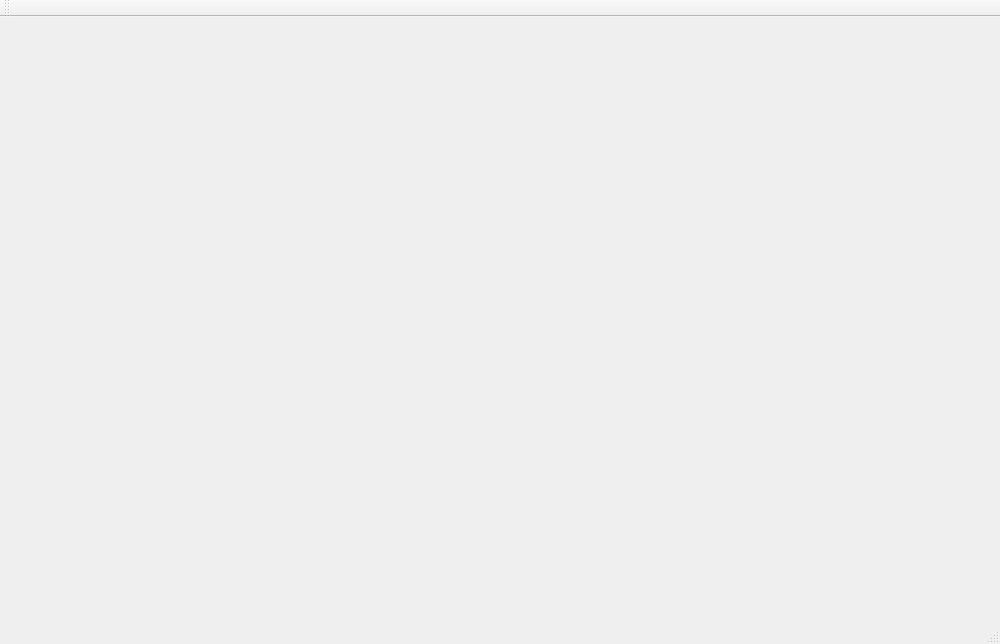
<?xml version="1.0" encoding="UTF-8"?>
<ui version="4.0">
 <class>MainWindow</class>
 <widget class="QMainWindow" name="MainWindow">
  <property name="geometry">
   <rect>
    <x>0</x>
    <y>0</y>
    <width>1000</width>
    <height>644</height>
   </rect>
  </property>
  <property name="windowTitle">
   <string>MainWindow</string>
  </property>
  <widget class="QWidget" name="centralWidget"/>
  <widget class="QMenuBar" name="menuBar">
   <property name="geometry">
    <rect>
     <x>0</x>
     <y>0</y>
     <width>1000</width>
     <height>31</height>
    </rect>
   </property>
  </widget>
  <widget class="QToolBar" name="mainToolBar">
   <attribute name="toolBarArea">
    <enum>TopToolBarArea</enum>
   </attribute>
   <attribute name="toolBarBreak">
    <bool>false</bool>
   </attribute>
  </widget>
  <widget class="QStatusBar" name="statusBar"/>
 </widget>
 <layoutdefault spacing="6" margin="11"/>
 <resources/>
 <connections/>
</ui>
